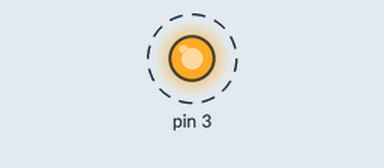
A sketch run on a simulated Arduino Uno, built with avr-gcc and run on an emulated ATmega328P. On the bench: output pins drawn as LEDs (lit = HIGH). Dashed ring = blinking. No radio packets arrive unless stated.

Above: at 0.2 s.
Timing chart, 0 to 3.0 s (numbered marks = the images above):
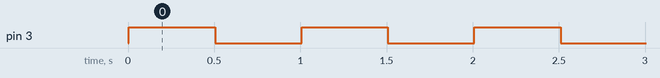

The sketch:

TinyPing.ino
```cpp
#include <RF24_config.h>
#include <RF24.h>
#include <nRF24L01.h>
#include <SPI.h>
#include "avr/sleep.h";

RF24 radio(8,7);

uint64_t coordinatorPipe = 0x0F0F0F0F11LL;
uint8_t payload[] = {'r'};

void setup()
{
	pinMode(3, OUTPUT);
	//set_sleep_mode(SLEEP_MODE_PWR_DOWN);
	//sleep_enable();

	// Set up interrupts
	//TODO - May have to do this manually
	//attachInterrupt(0, INT0_ISR, FALLING);

	radio.begin();
	radio.openWritingPipe(coordinatorPipe);
}

void loop()
{
	digitalWrite(3, HIGH);
	radio.write(&payload, sizeof(payload));

	delay(500);
	digitalWrite(3, LOW);
	delay(500);

}

void INT0_ISR(){
	radio.write(&payload, sizeof(payload));
}
```

Measured:
- by itself, pin 3: alternates HIGH for 0.50 s and LOW for 0.50 s
